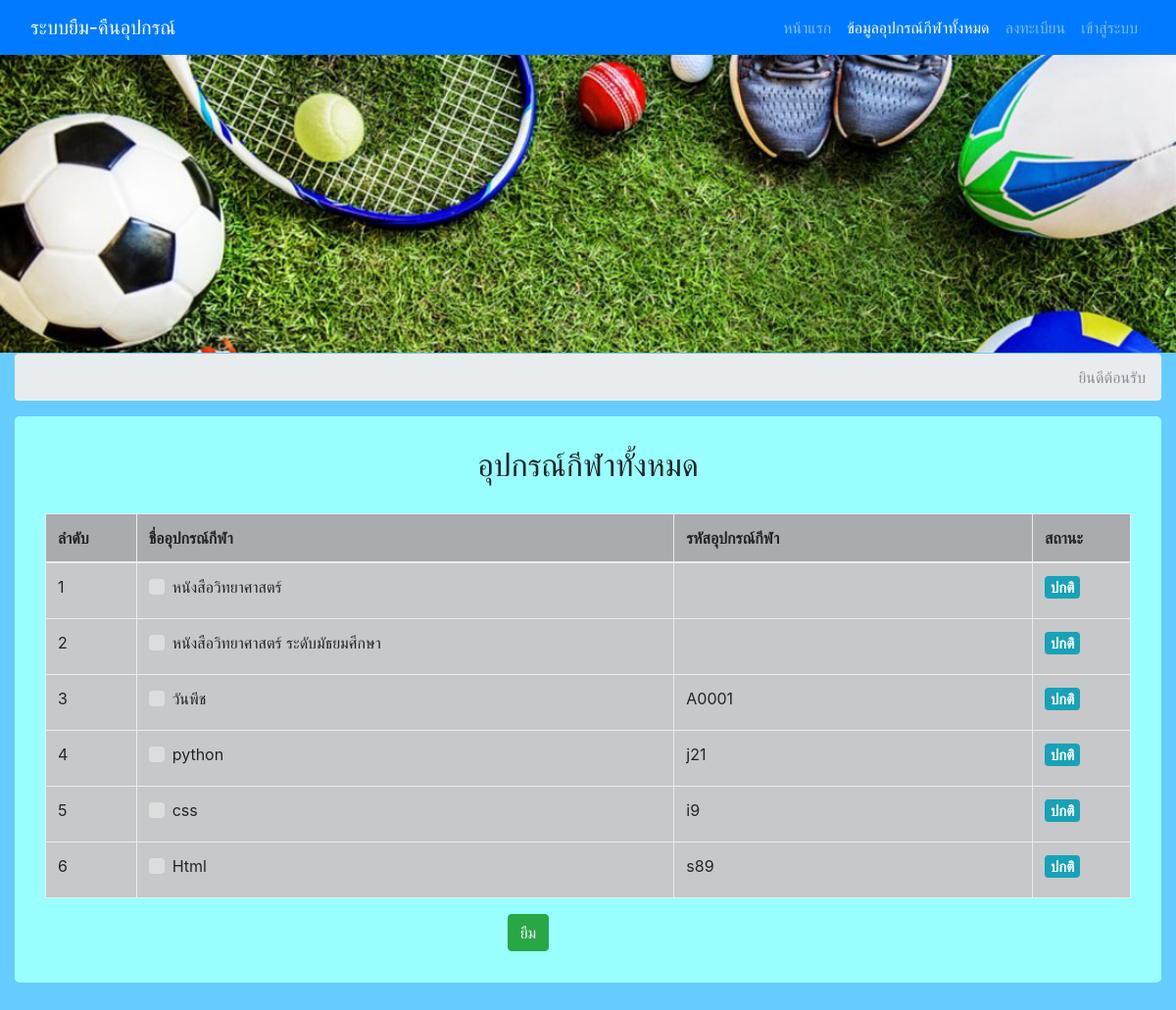
The app's page /manage-lend.php with its own data.
### tables this page shows
CREATE TABLE `tb_book` (
  `book_id` int NOT NULL,
  `book_name` varchar(255) NOT NULL,
  `book_detail` varchar(255) NOT NULL,
  `book_user` text NOT NULL,
  `book_techer` varchar(255) NOT NULL,
  `book_year` int NOT NULL,
  `book_date` datetime NOT NULL,
  `book_status` varchar(20) NOT NULL,
  `book_code` varchar(50) NOT NULL
);

### fucntion_query.php (called while the page is built, shortened)
<?php
require_once 'connect_db.php';
function GetDataBooks()
{
	global $conn;
	$sql = "SELECT * FROM tb_book";
	$result = $conn->query($sql);
	$results = [];
	while ($row = $result->fetch_object()) {
		$results[] = $row;
	}
	return $results;
}

### manage-lend.php (the view, shortened to what this page needs)
<?php
include "header.php";
include  "fucntion_query.php";
?>
<body>
  <?php include "navbar.php"; ?>
  <div class="container">
    <div class="row">
      <div class="col-lg-12 text-center">
      </div>
    </div>
    <nav aria-label="breadcrumb" role="navigation">
      <ol class="breadcrumb">
        <li class="breadcrumb-item active" aria-current="page"><?= "ยินดีต้อนรับ" . $user->name . " " . $user->lastname ?></li>
      </ol>
    </nav>
    <div class="jumbotron">
      <div class="row">
        <div class="col-lg-12 ">
          <h2 class="display-5 text-center">อุปกรณ์กีฬาทั้งหมด</h2>
          <br>
          <form action="save_history.php" method="post">
            <div class="container">
              <?php
              $name = $_GET["dat"];
              $sqlll = "SELECT * FROM tb_book WHERE book_id LIKE '%$name%' ORDER BY book_id ASC";
              $resulttt = mysqli_query($conn, $sqlll);
              $counnn = mysqli_num_rows($resulttt);
              ?>
              <?php if ($counnn > 0) { ?>
                <table id="example" class="table table-hover table-bordered table-dark" cellspacing="0" width="100%">
                  <thead>
                    <tr class="table-active">
                      <th width="5%">ลำดับ</th>
                      <th width="30%">ชื่ออุปกรณ์กีฬา</th>
                      <th width="20%">รหัสอุปกรณ์กีฬา</th>
                      <th width="5%">สถานะ</th>
                    </tr>
                  </thead>
                  <tbody>
                    <?php
                    $book = GetDataBooks();
                    for ($i = 0; $i < count($book); $i++) {
                      if ($book[$i]->book_status == 'ปกติ') {
                        $status = 'info';
                      } elseif ($book[$i]->book_status == 'ถูกยืม') {
                        $status = 'warning';
                        $disabled = 'disabled';
                      } elseif ($book[$i]->book_status == 'หาย') {
                        $status = 'danger';
                        $disabled = 'disabled';
                      } else {
                        $status = 'secondary';
                        $disabled = 'disabled';
                      }
                    ?>
                      <tr>
                        <td><?= $i + 1; ?></td>
                        <td>
                          <label class="custom-control custom-checkbox">
                            <span class="custom-control-indicator"></span>
                            <span class="custom-control-description"><?= $book[$i]->book_name ?></span>
                          </label>
                        </td>
                        <td><?= $book[$i]->book_code ?></td>
                        <td>
                          <h5><span class="badge badge-<?= $status ?>"><?= $book[$i]->book_status ?></span></h5>
                        </td>
                      </tr>
                    <?php } ?>
                  </tbody>
                </table>
              <?php } else { ?>
                <div class="alert alert-danger">
                  <b>ไม่พบข้อมูลที่ค้นหา !!!<b>
                </div>
              <?php } ?>
            </div>
            <div class="row">
              <div class="col-lg-5"></div>
              <div class="col-lg-7">
                <input type="submit" class="btn btn-success " name="submit" id="submit" value="ยืม">
              </div>
            </div>
          </form>
        </div>
      </div>
    </div>
  </div>
</body>
</html>

### header.php (style rules this page uses)
body { padding-top: 54px; }
@media (min-width: 992px) { body { padding-top: 56px; } }
body { margin: 0; padding: 0; background: #66CCFF; }
body { margin: 0; font-family: -apple-system,BlinkMacSystemFont,"Segoe UI",Roboto,"Helvetica Neue",Arial,sans-serif; font-size: 1rem; font-weight: 400; line-height: 1.5; color: #212529; background-color: #66CCFF; }
.jumbotron { padding: 2rem 1rem; margin-bottom: 2rem; background-color: #99ffff; border-radius: 0.3rem; }

### records on screen
tb_book: book_name "หนังสือวิทยาศาสตร์", book_status "ปกติ"
tb_book: book_name "หนังสือวิทยาศาสตร์ ระดับมัธยมศึกษา", book_status "ปกติ"
tb_book: book_name "วันพีช", book_code "A0001", book_status "ปกติ"
tb_book: book_name "python", book_code "j21", book_status "ปกติ"
tb_book: book_name "css", book_code "i9", book_status "ปกติ"
tb_book: book_name "Html", book_code "s89", book_status "ปกติ"
